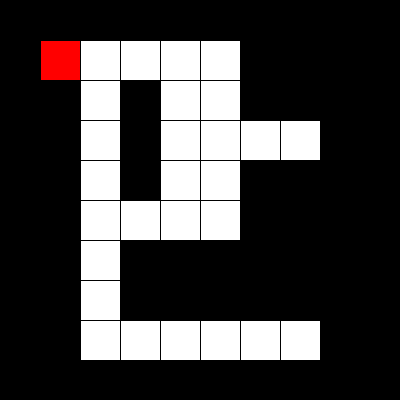
Frame 1 (no input)
Frame 60 (the mouse pressed at the canvas centre just before this capture): identical to frame 1, image omitted
Frame 120 (the mouse held since frame 60 and released just before this capture): identical to frame 1, image omitted

The Processing sketch that drew this single still picture (run headless with seeded random() and noise(); from frame 60 on, the mouse is pressed at the canvas centre):

// Processing sketch: week15_6_maze_DFS_visited
// ── week15_6_maze_DFS_visited.pde
// week15_6_maze_DFS_visited
int [][] maze = {
  {1,1,1,1,1,1,1,1,1,1},
  {1,0,0,0,0,0,1,1,1,1},
  {1,1,0,1,0,0,1,1,1,1},
  {1,1,0,1,0,0,0,0,1,1},
  {1,1,0,1,0,0,1,1,1,1},
  {1,1,0,0,0,0,1,1,1,1},
  {1,1,0,1,1,1,1,1,1,1},
  {1,1,0,1,1,1,1,1,1,1},
  {1,1,0,0,0,0,0,0,1,1},
  {1,1,1,1,1,1,1,1,1,1},
};
int [][] visited = new int [10][10];
int startI = 1, startJ = 1, I=1, J=1, step=1;
void setup(){
  size(400,400);
  visited[I][J] = step;
}
void draw(){
  for(int i=0; i<maze.length; i++){
    for(int j=0; j<maze[0].length; j++){
      if(maze[i][j]==1) fill(0);
      else fill(255);
      rect(j*40, i*40, 40, 40);
    }
  }
  fill(255,0,0);
  rect(startJ*40, startI*40, 40, 40);
}
